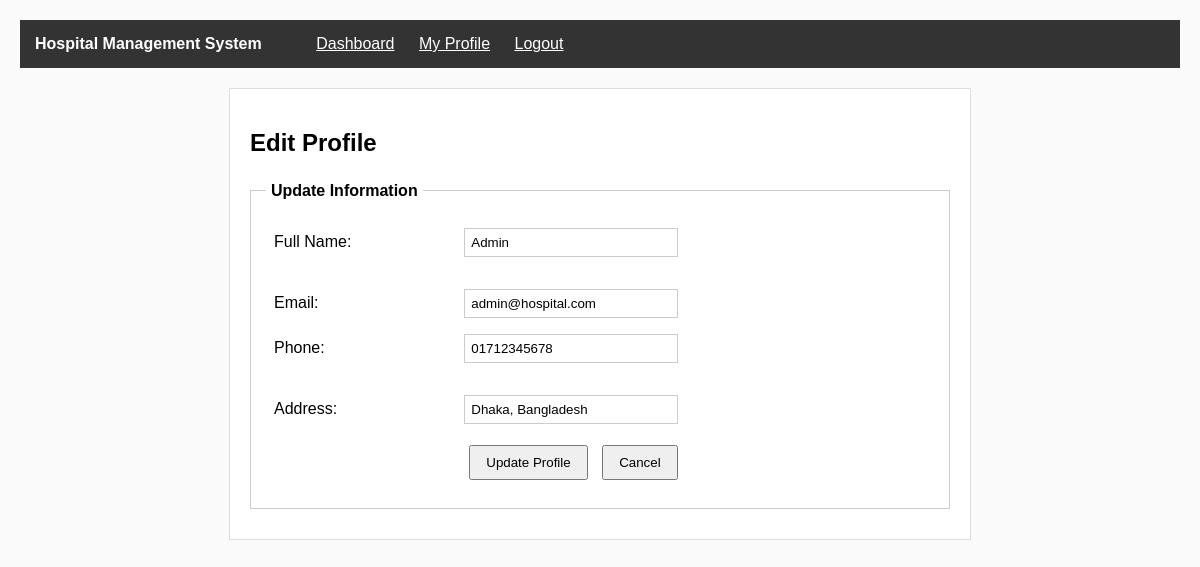
The page /view/profile_edit.php (signed in) on the database its author committed.
### tables this page shows
CREATE TABLE users (
  id INT AUTO_INCREMENT PRIMARY KEY,
  full_name VARCHAR(100) NOT NULL,
  email VARCHAR(100) NOT NULL,
  phone VARCHAR(20) NOT NULL,
  username VARCHAR(50) NOT NULL UNIQUE,
  password VARCHAR(255) NOT NULL,
  role VARCHAR(20) NOT NULL,
  profile_picture VARCHAR(255),
  original_picture_name VARCHAR(255),
  address TEXT,
  registration_date TIMESTAMP DEFAULT CURRENT_TIMESTAMP
);

### model/userModel.php (called while the page is built, shortened)
<?php
function getUserById($id)
{
    $con = getConnection();
    $sql = "SELECT * FROM users WHERE id='{$id}'";
    $result = mysqli_query($con, $sql);
    if (mysqli_num_rows($result) == 1) {
        return mysqli_fetch_assoc($result);
    } else {
        return false;
    }
}
?>

### view/profile_edit.php (the view, shortened to what this page needs)
<!DOCTYPE html>
<html lang="en">
<head>
    <link rel="stylesheet" href="../assets/css/style.css">
</head>
<body>
    <div class="navbar">
        <span class="navbar-title">Hospital Management System</span>
        <?php
        if ($_SESSION['role'] == 'admin') {
            $dashboard_link = 'dashboard_admin.php';
        } elseif ($_SESSION['role'] == 'doctor') {
            $dashboard_link = 'dashboard_doctor.php';
        } elseif ($_SESSION['role'] == 'patient') {
            $dashboard_link = 'dashboard_patient.php';
        } else {
            header('location: ../controller/logout.php');
            exit;
        }
        ?>
        <a href="<?php echo $dashboard_link; ?>" class="navbar-link">Dashboard</a>
        <a href="profile_view.php" class="navbar-link">My Profile</a>
        <a href="../controller/logout.php" class="navbar-link">Logout</a>
    </div>
    <div class="main-container">
        <h2>Edit Profile</h2>
        <?php
        require_once('../model/userModel.php');
        $user = getUserById($_SESSION['user_id']);
        ?>
        <form method="POST" action="../controller/edit_profile.php" onsubmit="return validateEditProfile()">
            <fieldset>
                <legend>Update Information</legend>
                <table>
                    <tr>
                        <td>Full Name:</td>
                        <td><input type="text" name="full_name" value="<?php echo htmlspecialchars($user['full_name']); ?>"
                                onblur="validateProfileNameBlur()" required></td>
                    </tr>
                    <tr>
                        <td></td>
                        <td><span class="error-message" id="fullname-error"></span></td>
                    </tr>
                    <tr>
                        <td>Email:</td>
                        <td><input type="email" name="email" value="<?php echo htmlspecialchars($user['email']); ?>" required></td>
                    </tr>
                    <tr>
                        <td>Phone:</td>
                        <td><input type="tel" name="phone" value="<?php echo htmlspecialchars($user['phone']); ?>" onblur="validateProfilePhoneBlur()"
                                required></td>
                    </tr>
                    <tr>
                        <td></td>
                        <td><span class="error-message" id="phone-error"></span></td>
                    </tr>
                    <tr>
                        <td>Address:</td>
                        <td><input type="text" name="address" value="<?php echo htmlspecialchars($user['address'] ?? ''); ?>"></td>
                    </tr>
                    <tr>
                        <td></td>
                        <td>
                            <input type="submit" name="submit" value="Update Profile">
                            <a href="profile_view.php"><button type="button">Cancel</button></a>
                        </td>
                    </tr>
                </table>
            </fieldset>
        </form>
    </div>
</body>
</html>

### assets/css/style.css (style rules this page uses)
body { margin: 0; padding: 20px; background-color: #fafafa; font-family: Arial, sans-serif; }
.main-container { width: 700px; margin: 20px auto; padding: 20px; background-color: white; border: 1px solid #ddd; }
.navbar { background-color: #333; color: white; padding: 15px; margin-bottom: 20px; }
.navbar-title { margin-right: 30px; font-weight: bold; }
.navbar-link { color: white; margin-left: 20px; }
fieldset { padding: 15px; margin: 10px 0; border: 1px solid #ccc; }
legend { font-weight: bold; padding: 5px; }
table { width: 100%; border-collapse: collapse; }
td { padding: 8px; }
input[type="text"], input[type="email"], input[type="password"], input[type="tel"], input[type="number"], input[type="date"], textarea, select { width: 200px; padding: 6px; border: 1px solid #ccc; }
input[type="submit"], button { padding: 8px 15px; margin: 5px; cursor: pointer; }
a { color: blue; }

### rows shown on the page
users: full_name "Admin", email "admin@hospital.com", phone "01712345678", address "Dhaka, Bangladesh"
